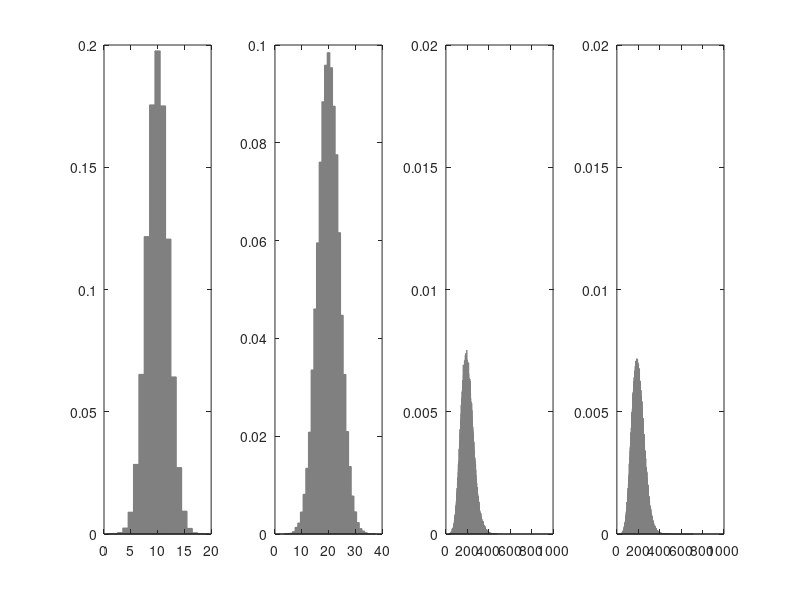

Recreate this plot in MATLAB.
clear all
close all
clc


rng(0)

num = 100000;
border = 1;


X = normrnd(10, 2, [num, 1]);
% W = rand(num, 1);
% W = randn(num, 1)*100;
W = normrnd(20, 4, [num, 1]);



Z = X .* W;


line_X = round(min(X)):border:round(max(X));
f_X = hist(X, line_X);
f_X = f_X/num;

line_W = round(min(W)):border:round(max(W));
f_W = hist(W, line_W);
f_W = f_W/num;

line_Z = round(min(Z)):border*1:round(max(Z));
f_Z = hist(Z, line_Z);
f_Z = f_Z/num;





X = round(X*(1/border))*border;
W = round(W*(1/border))*border;



% assume z = 200
z = 200;
p_all = 0;



% product distribution simulation experiment

line_t = 1:border:2000;
f_t = 1:border:2000;


for j = 1:max(size(line_t))
    z = line_t(j);
    p_all = 0;
    for i = 1:max(size(line_X))
        x = line_X(i);

        p_x = f_X(find(line_X == x));

        w = round( (z/x)*(1/border))*border;
        pos = find(line_W == w);

        p_w = 0;
        if min(size(pos)) > 0
            p_w = p_w + f_W(pos);
        end

        temp = p_x*p_w*(1/abs(x));
        p_all = p_all + temp;
    end

    f_t(j) = p_all;
end





figure
subplot(1, 4, 1)
bar(line_X, f_X, 1, 'FaceColor', [0.5 0.5 0.5], 'EdgeColor', [0.5 0.5 0.5])
subplot(1, 4, 2)
bar(line_W, f_W, 1, 'FaceColor', [0.5 0.5 0.5], 'EdgeColor', [0.5 0.5 0.5])
subplot(1, 4, 3)
bar(line_Z, f_Z, 1, 'FaceColor', [0.5 0.5 0.5], 'EdgeColor', [0.5 0.5 0.5])
ylim([0 0.02])
xlim([0 1000])
subplot(1, 4, 4)
bar(line_t, f_t, 1, 'FaceColor', [0.5 0.5 0.5], 'EdgeColor', [0.5 0.5 0.5])
ylim([0 0.02])
xlim([0 1000])




f_Z_t = abs(f_t - f_t);
f_Z_t( round( line_Z * (1/border) )) = f_Z;


p_value = sum(f_Z_t .* f_t)/(sum(f_Z_t.*f_Z_t)^(0.5) * sum(f_t.*f_t)^(0.5))
